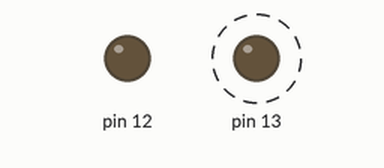
Simulated run of this sketch. Board: Arduino Uno, built with avr-gcc and run on an emulated ATmega328P. On the bench: output pins drawn as LEDs (lit = HIGH). Dashed ring = blinking. What the sketch prints to the serial monitor is not drawn.

Above: at 0.5 s.
Timing chart, 0 to 4.6 s (numbered marks = the images above):
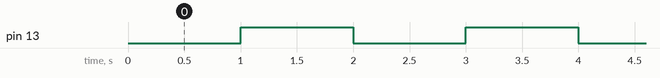

Measured:
- by itself, pin 13: alternates HIGH for 1.0 s and LOW for 1.0 s

The sketch:

relay.ino
```cpp
void setup() {
  Serial.begin(9600);
  Serial.println("Start!");
  pinMode(13, OUTPUT);
  pinMode(12, OUTPUT);

}

void loop() {
 digitalWrite(13,LOW);
 delay(1000);
 digitalWrite(13, HIGH);
 delay(1000);

}
```
